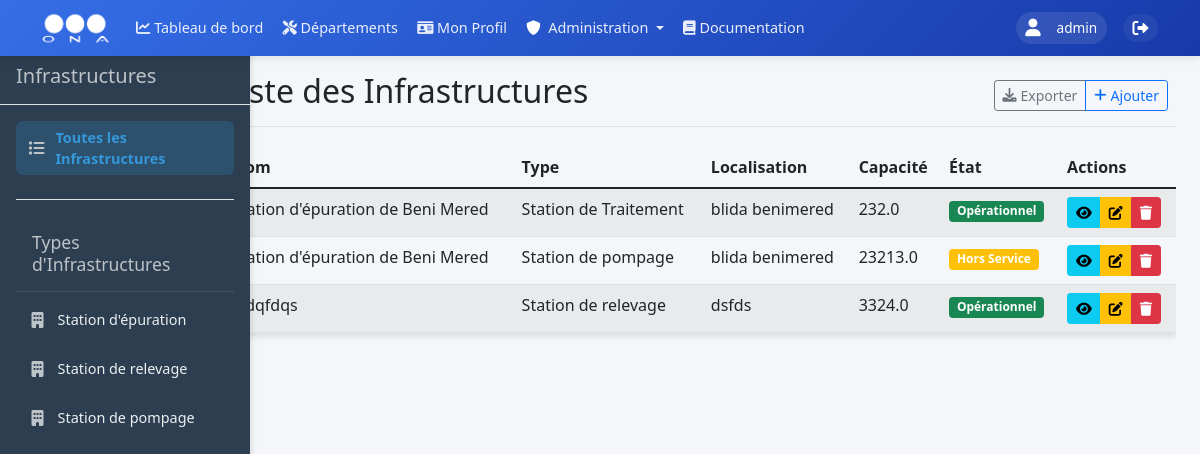
The page /departement/exploitation/infrastructures/infrastructures (signed in) on the database as committed earlier.
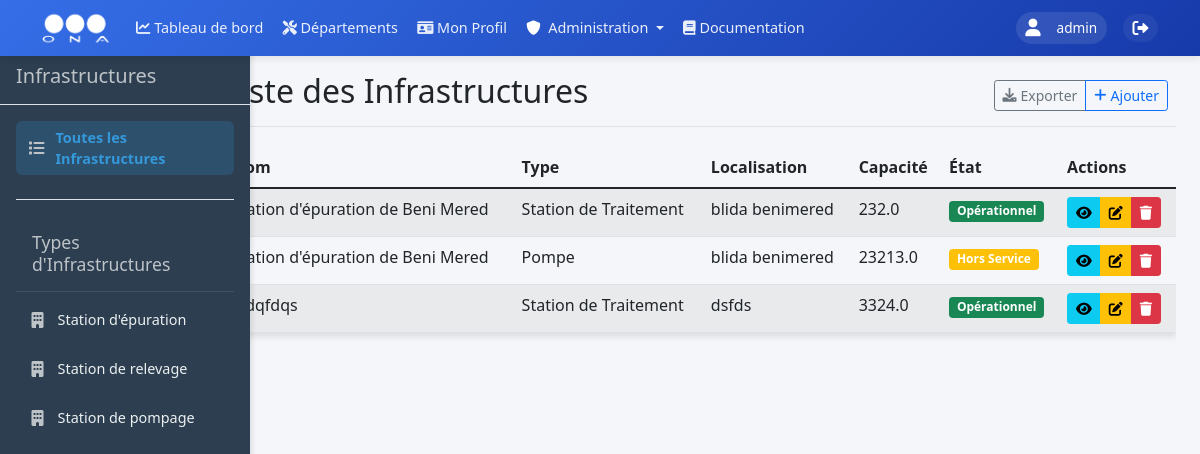
The same page on the database as committed later.
### models.py (models this page shows, shortened)
class User(UserMixin, db.Model):
    __tablename__ = 'users'
    id = db.Column(db.Integer, primary_key=True)
    username = db.Column(db.String(80), unique=True, nullable=False, index=True)
    nickname = db.Column(db.String(80), index=True)
    email = db.Column(db.String(120), unique=True, nullable=True, index=True)
    password_hash = db.Column(db.String(128))
    role = db.Column(db.String(20), nullable=False, default=UserRole.UTILISATEUR, index=True)
    is_active = db.Column(db.Boolean, default=True, index=True)
    last_login = db.Column(db.DateTime, index=True)
    unit_id = db.Column(db.Integer, db.ForeignKey('units.id', ondelete='SET NULL'), nullable=True, index=True)
    zone_id = db.Column(db.Integer, db.ForeignKey('zones.id', ondelete='SET NULL'), nullable=True, index=True)
    created_at = db.Column(db.DateTime, default=datetime.utcnow, index=True)
    updated_at = db.Column(db.DateTime, default=datetime.utcnow, onupdate=datetime.utcnow, index=True)
    profile = db.relationship('UserProfile', backref='user', uselist=False, lazy=True, cascade='all, delete-orphan')
    incidents = db.relationship('Incident', backref='author', lazy=True)

class Infrastructure(db.Model):
    __tablename__ = 'infrastructures'
    id = db.Column(db.Integer, primary_key=True)
    nom = db.Column(db.String(200), nullable=False, index=True)
    type = db.Column(db.String(100), nullable=False, index=True)
    localisation = db.Column(db.String(200), nullable=False)
    capacite = db.Column(db.Float, nullable=False)
    etat = db.Column(db.String(50), nullable=False, default='Opérationnel', index=True)
    epuration_type = db.Column(db.String(100), nullable=True, index=True)
    infrastructure_files = db.relationship('InfrastructureFile', back_populates='infrastructure', lazy='dynamic', cascade='all, delete-orphan')
    created_at = db.Column(db.DateTime, default=datetime.utcnow, index=True)
    updated_at = db.Column(db.DateTime, default=datetime.utcnow, onupdate=datetime.utcnow, index=True)

### routes/infrastructures.py (the view)
@infrastructures_bp.route('/infrastructures')
@login_required
@permission_required(Permission.VIEW_INFRASTRUCTURES)
def liste_infrastructures():
    infrastructures = Infrastructure.query.all()
    infrastructure_types = [
        "Station d'épuration",
        "Station de relevage",
        "Station de pompage"
    ]
    return render_template(
        'departement/exploitation/infrastructures/liste_infrastructures.html',
        infrastructures=infrastructures,
        infrastructure_types=infrastructure_types
    )

### app.py (called while the page is built)
@login_manager.user_loader
def load_user(user_id):
    return db.session.get(User, int(user_id))

### utils/permissions.py (called while the page is built)
def permission_required(permission):
    def decorator(f):
        @wraps(f)
        @login_required
        def decorated_function(*args, **kwargs):
            if not PermissionManager.has_permission(current_user.role, permission):
                flash('Vous n\'avez pas la permission d\'effectuer cette action.', 'danger')
                return redirect('main_dashboard.dashboard')  # Redirect to dashboard
            return f(*args, **kwargs)
        return decorated_function
    return decorator

    @classmethod
    def get_role_permissions(cls, role: str) -> Set[str]:
        return cls._ROLE_PERMISSIONS.get(role, set())

    @classmethod
    def has_permission(cls, role: str, permission: str) -> bool:
        return permission in cls.get_role_permissions(role)

### templates/departement/exploitation/infrastructures/liste_infrastructures.html (shortened to what this page needs)
{% extends "base/base.html" %}
{% block content %}
<div class="container-fluid">
    <div class="row">
        <nav id="sidebar" class="col-md-3 col-lg-2 d-md-block bg-light sidebar">
            <div class="position-sticky">
                <div class="sidebar-heading p-3 border-bottom">
                    <h5 class="mb-0">Infrastructures</h5>
                </div>
                <ul class="nav flex-column">
                    <li class="nav-item">
                        <a class="nav-link active" href="#" data-filter="all">
                            <i class="fas fa-list me-2"></i>Toutes les Infrastructures
                        </a>
                    </li>
                    <li class="nav-item border-top mt-2 pt-2">
                        <h6 class="sidebar-heading px-3 mt-2 mb-1 text-muted">
                            <span>Types d'Infrastructures</span>
                        </h6>
                    </li>
                    {% for type in infrastructure_types %}
                    <li class="nav-item">
                        <a class="nav-link" href="#" data-filter="{{ type }}">
                            <i class="fas fa-building me-2"></i>{{ type }}
                        </a>
                    </li>
                    {% endfor %}
                </ul>
            </div>
        </nav>
        <main class="col-md-9 ms-sm-auto col-lg-10 px-md-4">
            <div class="d-flex justify-content-between flex-wrap flex-md-nowrap align-items-center pt-3 pb-2 mb-3 border-bottom">
                <h1 class="h2">Liste des Infrastructures</h1>
                <div class="btn-toolbar mb-2 mb-md-0">
                    <div class="btn-group me-2">
                        <button type="button" class="btn btn-sm btn-outline-secondary">
                            <i class="fas fa-download me-1"></i>Exporter
                        </button>
                        <button type="button" class="btn btn-sm btn-outline-primary" data-bs-toggle="modal" data-bs-target="#addInfrastructureModal">
                            <i class="fas fa-plus me-1"></i>Ajouter
                        </button>
                    </div>
                </div>
            </div>
            <div class="table-responsive">
                {% if infrastructures %}
                <table class="table table-striped table-hover" id="infrastructuresTable">
                    <thead>
                        <tr>
                            <th>Nom</th>
                            <th>Type</th>
                            <th>Localisation</th>
                            <th>Capacité</th>
                            <th>État</th>
                            <th>Actions</th>
                        </tr>
                    </thead>
                    <tbody>
                        {% for infrastructure in infrastructures %}
                        <tr data-type="{{ infrastructure.type }}">
                            <td>{{ infrastructure.nom }}</td>
                            <td>{{ infrastructure.type }}</td>
                            <td>{{ infrastructure.localisation }}</td>
                            <td>{{ infrastructure.capacite }}</td>
                            <td>
                                <span class="badge {% if infrastructure.etat == 'Opérationnel' %}bg-success{% else %}bg-warning{% endif %}">
                                    {{ infrastructure.etat }}
                                </span>
                            </td>
                            <td>
                                <div class="btn-group btn-group-sm" role="group">
                                    <button type="button" class="btn btn-info view-infrastructure" title="Détails" data-infrastructure-id="{{ infrastructure.id }}">
                                        <i class="fas fa-eye"></i>
                                    </button>
                                    <button type="button" class="btn btn-warning edit-infrastructure" title="Modifier" data-infrastructure-id="{{ infrastructure.id }}">
                                        <i class="fas fa-edit"></i>
                                    </button>
                                    <button type="button" class="btn btn-danger" title="Supprimer">
                                        <i class="fas fa-trash"></i>
                                    </button>
                                </div>
                            </td>
                        </tr>
                        {% endfor %}
                    </tbody>
                </table>
                {% endif %}
            </div>
        </main>
    </div>
</div>
{% endblock %}

### templates/base/base.html (shortened to what this page needs)
<!DOCTYPE html>
<html lang="fr" dir="ltr">
<head>
    <link href="https://cdn.jsdelivr.net/npm/bootstrap@5.1.3/dist/css/bootstrap.min.css" rel="stylesheet">
    <link href="https://cdnjs.cloudflare.com/ajax/libs/font-awesome/6.0.0/css/all.min.css" rel="stylesheet">
    <link rel="stylesheet" href="https://unpkg.com/leaflet@1.9.4/dist/leaflet.css" />
    <link rel="stylesheet" href="https://cdn.datatables.net/1.11.5/css/dataTables.bootstrap5.min.css">
</head>
<body>
    <nav class="navbar navbar-expand-lg sticky-top">
        <div class="container">
            <a class="navbar-brand" href="{{ url_for('main_dashboard.dashboard') }}">
                <img src="{{ url_for('static', filename='images/ona_logo.png') }}" alt="ONA">
            </a>
            <div class="collapse navbar-collapse" id="navbarNav">
                <ul class="navbar-nav me-auto mb-2 mb-lg-0">
                    <li class="nav-item">
                        <a class="nav-link" href="{{ url_for('main_dashboard.dashboard') }}">
                            <i class="fas fa-chart-line"></i>
                            <span>Tableau de bord</span>
                        </a>
                    </li>
                    <li class="nav-item">
                        <a class="nav-link" href="{{ url_for('departements') }}">
                            <i class="fas fa-tools"></i>
                            <span>Départements</span>
                        </a>
                    </li>
                    {% if current_user.is_authenticated %}
                    <li class="nav-item">
                        <a class="nav-link" href="{{ url_for('profiles.view_profile') }}">
                            <i class="fas fa-id-card"></i>
                            <span>Mon Profil</span>
                        </a>
                    </li>
                    {% if current_user.role == 'Admin' %}
                    <li class="nav-item dropdown">
                        <a class="nav-link dropdown-toggle" href="#" id="adminDropdown" role="button" data-bs-toggle="dropdown">
                            <i class="fas fa-shield-alt text-white me-1"></i> Administration
                        </a>
                    </li>
                    {% endif %}
                    {% endif %}
                    <li class="nav-item">
                        <a class="nav-link {% if active_page == 'documentation' %}active{% endif %}" href="{{ url_for('documentation.view_documentation') }}">
                            <i class="fas fa-book"></i> Documentation
                        </a>
                    </li>
                </ul>
                <div class="user-section">
                    <div class="d-flex align-items-center">
                        {% if current_user.is_authenticated %}
                            <div class="user-info">
                                <i class="fas fa-user me-2"></i>
                                <span>
                                    {% if current_user.nickname %}
                                        {{ current_user.nickname }}
                                    {% else %}
                                        {{ current_user.username }}
                                    {% endif %}
                                </span>
                            </div>
                            <a href="{{ url_for('auth.logout') }}"
                               class="logout-btn text-white text-decoration-none ms-2"
                               title="Déconnexion"
                               onclick="event.preventDefault(); openUniversalModal({
                                   title: 'Déconnexion',
                                   body: 'Êtes-vous sûr de vouloir vous déconnecter de Spark ?',
                                   confirmText: 'Se déconnecter',
                                   cancelText: 'Annuler',
                                   onConfirm: () => {
                                       window.location.href = '{{ url_for('auth.logout') }}';
                                   }
                               });">
                                <i class="fas fa-sign-out-alt"></i>
                            </a>
                        {% else %}
                            <a href="{{ url_for('auth.login') }}" class="btn btn-light">Connexion</a>
                        {% endif %}
                    </div>
                </div>
            </div>
        </div>
    </nav>
    {% block content %}{% endblock %}
</body>
</html>

### templates/base/base.html (style rules this page uses)
:root { --ona-primary: #356ee7; --ona-secondary: #173aaa; --ona-dark: #2b2d42; --ona-light: #f8f9fa; --transition: all 0.3s ease-in-out; }
.navbar { background: linear-gradient(135deg, var(--ona-primary) 0%, var(--ona-secondary) 100%); box-shadow: 0 2px 8px rgba(0, 0, 0, 0.1); padding: 0.75rem 0; position: sticky; top: 0; z-index: 1000; height: 56px; }
.navbar-brand { display: flex; align-items: center; padding: 0; margin-right: 2rem; }
.navbar-brand img { height: 40px; width: auto; transition: var(--transition); filter: brightness(0) invert(1); }
.nav-link { color: rgba(255, 255, 255, 0.9) !important; padding: 0.5rem 1rem !important; border-radius: 50px; transition: var(--transition); font-weight: 500; }
.nav-link.active { color: white !important; background: rgba(255, 255, 255, 0.2); }
.user-info { color: white; display: flex; align-items: center; gap: 0.5rem; padding: 0.5rem 1rem; border-radius: 50px; background: rgba(255, 255, 255, 0.1); margin-right: 1rem; }
.user-info i { font-size: 1.1rem; }
.logout-btn { color: rgba(255, 255, 255, 0.9); padding: 0.5rem 1rem; border-radius: 50px; text-decoration: none; transition: var(--transition); display: flex; align-items: center; gap: 0.5rem; background: rgba(255, 255, 255, 0.05); }
@media (max-width: 1366px) { .navbar { padding: 0.5rem 0; } }
@media (max-width: 1366px) { .navbar-brand img { height: 35px; } }
@media (max-width: 1366px) { .nav-link { padding: 0.4rem 0.8rem !important; font-size: 0.95rem; } }
@media (max-width: 1366px) { .user-info { padding: 0.4rem 0.8rem; font-size: 0.9rem; } }
@media (max-width: 1366px) { .logout-btn { padding: 0.4rem 0.8rem; } }
@media (max-width: 1200px) { .navbar-brand { margin-right: 1rem; } }
@media (max-width: 1200px) { .nav-link { padding: 0.35rem 0.6rem !important; font-size: 0.9rem; } }
@media (max-width: 1200px) { .user-info { padding: 0.35rem 0.6rem; font-size: 0.85rem; margin-right: 0.5rem; } }
@media (max-width: 1200px) { .logout-btn { padding: 0.35rem 0.6rem; } }

### templates/departement/exploitation/infrastructures/liste_infrastructures.html (style rules this page uses)
body { background-color: #f4f6f9; }
.sidebar { position: fixed; top: 0; bottom: 0; left: 0; z-index: 100; padding: 48px 0 0; background-color: #2c3e50 !important; color: #ecf0f1; box-shadow: 2px 0 5px rgba(0,0,0,0.1); width: 250px; }
.sidebar-heading { color: #bdc3c7 !important; border-bottom: 1px solid rgba(255,255,255,0.1); padding: 1rem 1.25rem; margin-bottom: 1rem; font-size: 1.1rem; }
.sidebar .nav { padding: 0 1rem; }
.sidebar .nav-link { color: #ecf0f1 !important; font-weight: 500; padding: 0.75rem 1rem; transition: all 0.3s ease; border-radius: 6px; display: flex; align-items: center; margin-bottom: 0.5rem; }
.sidebar .nav-link.active { background-color: rgba(52, 152, 219, 0.2); color: #3498db !important; font-weight: 600; }
.sidebar .nav-item { margin-bottom: 0.5rem; }
.sidebar .nav-item i { margin-right: 0.75rem; color: #bdc3c7; font-size: 1rem; width: 1.5rem; text-align: center; }
.sidebar .nav-item:last-child { margin-bottom: 1rem; }
.table-responsive { margin-top: 20px; }
#infrastructuresTable { box-shadow: 0 4px 6px rgba(0,0,0,0.1); }
.btn-toolbar .btn { display: inline-flex; align-items: center; }

Rows that differ between the two databases and show on the page:
changed Infrastructure "Hors Service": type "Station de pompage" → "Pompe"
changed Infrastructure "sfdqfdqs": type "Station de relevage" → "Station de Traitement"
